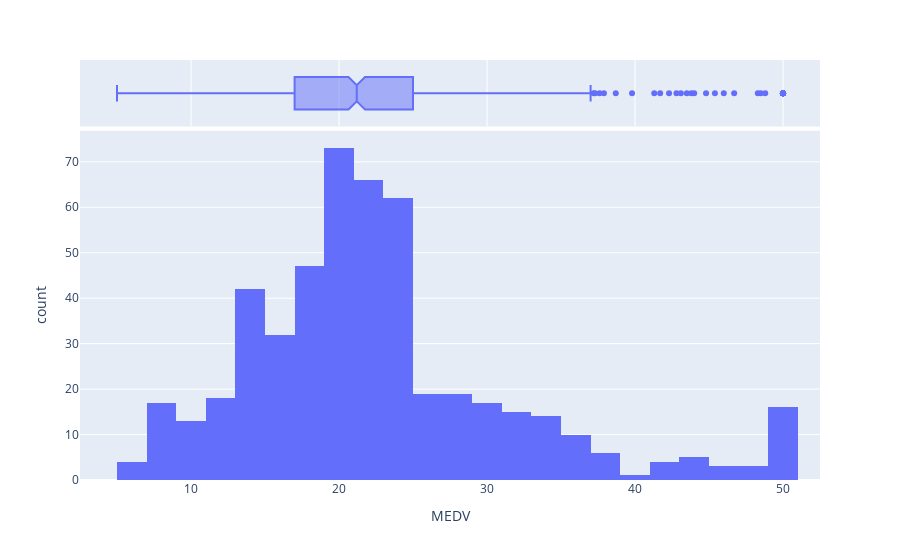

Here is the notebook cell this chart was saved with:
### Markdown cell above
For instance, we need to take a look at our main variable of interest median value of owner-occupied homes (MEDV). This is the parameter that we are trying to predict.

### Code cell
fig = px.histogram(housing_df, x="MEDV", marginal='box')
fig.show()

### Figure 1 — Plotly figure (JSON) as saved in the notebook; plotly's stock layout.template omitted (floating-point values rounded to 4 significant figures; data arrays with more than 128 entries replaced by an {"elided": "..."} marker saying what was removed)
{"data": [{"alignmentgroup": "True", "bingroup": "x", "hovertemplate": "MEDV=%{x}<br>count=%{y}<extra></extra>", "legendgroup": "", "marker": {"color": "#636efa", "pattern": {"shape": ""}}, "name": "", "offsetgroup": "", "orientation": "v", "showlegend": false, "type": "histogram", "x": {"elided": "506 float values"}, "xaxis": "x", "yaxis": "y"}, {"alignmentgroup": "True", "hovertemplate": "MEDV=%{x}<extra></extra>", "legendgroup": "", "marker": {"color": "#636efa"}, "name": "", "notched": true, "offsetgroup": "", "showlegend": false, "type": "box", "x": {"elided": "506 float values"}, "xaxis": "x2", "yaxis": "y2"}], "layout": {"barmode": "relative", "legend": {"tracegroupgap": 0}, "margin": {"t": 60}, "xaxis": {"anchor": "y", "domain": [0, 1], "title": {"text": "MEDV"}}, "xaxis2": {"anchor": "y2", "domain": [0, 1], "matches": "x", "showgrid": true, "showticklabels": false}, "yaxis": {"anchor": "x", "domain": [0, 0.8316], "title": {"text": "count"}}, "yaxis2": {"anchor": "x2", "domain": [0.8416, 1], "matches": "y2", "showgrid": false, "showline": false, "showticklabels": false, "ticks": ""}}}
